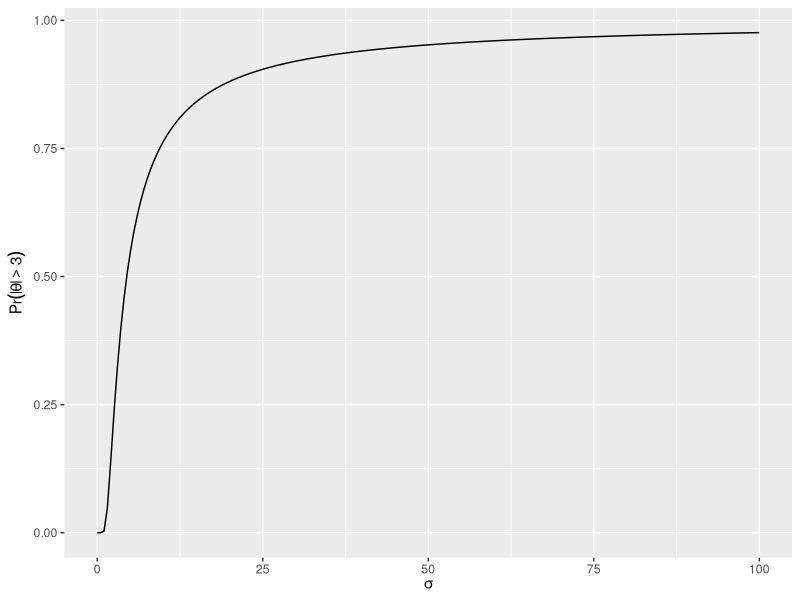

Generate this figure with R:
## ---- chunk 1
require(ggplot2)
d <- data.frame(sigma = seq(0.01, 100, length=200))
d <- transform(d, p = 1 - pnorm(3, 0, sigma) + pnorm(-3, 0, sigma))
ggplot(d, aes(x=sigma, y=p)) + geom_line() +
  ylab(expression(Pr(abs(theta) > 3))) + xlab(expression(sigma))
sigma5 <- with(d, round(approx(p, sigma, xout=0.5)$y, 2))
sigma5
